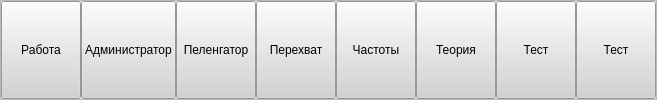
       <widget class="QFrame" name="frame">
        <property name="sizePolicy">
         <sizepolicy hsizetype="Preferred" vsizetype="Preferred">
          <horstretch>0</horstretch>
          <verstretch>0</verstretch>
         </sizepolicy>
        </property>
        <property name="frameShape">
         <enum>QFrame::StyledPanel</enum>
        </property>
        <property name="frameShadow">
         <enum>QFrame::Raised</enum>
        </property>
        <layout class="QHBoxLayout" name="horizontalLayout">
         <property name="spacing">
          <number>0</number>
         </property>
         <property name="leftMargin">
          <number>0</number>
         </property>
         <property name="topMargin">
          <number>0</number>
         </property>
         <property name="rightMargin">
          <number>0</number>
         </property>
         <property name="bottomMargin">
          <number>0</number>
         </property>
         <item>
          <widget class="QPushButton" name="btn_rabota">
           <property name="sizePolicy">
            <sizepolicy hsizetype="Preferred" vsizetype="Preferred">
             <horstretch>0</horstretch>
             <verstretch>0</verstretch>
            </sizepolicy>
           </property>
           <property name="cursor">
            <cursorShape>PointingHandCursor</cursorShape>
           </property>
           <property name="styleSheet">
            <string notr="true">background-color: rgb(210, 210, 210)</string>
           </property>
           <property name="text">
            <string>Работа</string>
           </property>
          </widget>
         </item>
         <item>
          <widget class="QPushButton" name="btn_administrator">
           <property name="sizePolicy">
            <sizepolicy hsizetype="Preferred" vsizetype="Preferred">
             <horstretch>0</horstretch>
             <verstretch>0</verstretch>
            </sizepolicy>
           </property>
           <property name="cursor">
            <cursorShape>PointingHandCursor</cursorShape>
           </property>
           <property name="styleSheet">
            <string notr="true">background-color: rgb(210, 210, 210)</string>
           </property>
           <property name="text">
            <string>Администратор</string>
           </property>
          </widget>
         </item>
         <item>
          <widget class="QPushButton" name="btn_peleng">
           <property name="sizePolicy">
            <sizepolicy hsizetype="Preferred" vsizetype="Preferred">
             <horstretch>0</horstretch>
             <verstretch>0</verstretch>
            </sizepolicy>
           </property>
           <property name="cursor">
            <cursorShape>PointingHandCursor</cursorShape>
           </property>
           <property name="styleSheet">
            <string notr="true">background-color: rgb(210, 210, 210)</string>
           </property>
           <property name="text">
            <string>Пеленгатор</string>
           </property>
          </widget>
         </item>
         <item>
          <widget class="QPushButton" name="btn_perehvat">
           <property name="sizePolicy">
            <sizepolicy hsizetype="Preferred" vsizetype="Preferred">
             <horstretch>0</horstretch>
             <verstretch>0</verstretch>
            </sizepolicy>
           </property>
           <property name="cursor">
            <cursorShape>PointingHandCursor</cursorShape>
           </property>
           <property name="styleSheet">
            <string notr="true">background-color: rgb(210, 210, 210)</string>
           </property>
           <property name="text">
            <string>Перехват</string>
           </property>
          </widget>
         </item>
         <item>
          <widget class="QPushButton" name="btn_frequencies">
           <property name="sizePolicy">
            <sizepolicy hsizetype="Preferred" vsizetype="Preferred">
             <horstretch>0</horstretch>
             <verstretch>0</verstretch>
            </sizepolicy>
           </property>
           <property name="cursor">
            <cursorShape>PointingHandCursor</cursorShape>
           </property>
           <property name="styleSheet">
            <string notr="true">background-color: rgb(210, 210, 210)</string>
           </property>
           <property name="text">
            <string>Частоты</string>
           </property>
          </widget>
         </item>
         <item>
          <widget class="QPushButton" name="btn_theory">
           <property name="sizePolicy">
            <sizepolicy hsizetype="Preferred" vsizetype="Preferred">
             <horstretch>0</horstretch>
             <verstretch>0</verstretch>
            </sizepolicy>
           </property>
           <property name="cursor">
            <cursorShape>PointingHandCursor</cursorShape>
           </property>
           <property name="styleSheet">
            <string notr="true">background-color: rgb(210, 210, 210)</string>
           </property>
           <property name="text">
            <string>Теория</string>
           </property>
          </widget>
         </item>
         <item>
          <widget class="QPushButton" name="btn_test_1">
           <property name="sizePolicy">
            <sizepolicy hsizetype="Preferred" vsizetype="Preferred">
             <horstretch>0</horstretch>
             <verstretch>0</verstretch>
            </sizepolicy>
           </property>
           <property name="cursor">
            <cursorShape>PointingHandCursor</cursorShape>
           </property>
           <property name="styleSheet">
            <string notr="true">background-color: rgb(210, 210, 210)</string>
           </property>
           <property name="text">
            <string>Тест</string>
           </property>
          </widget>
         </item>
         <item>
          <widget class="QPushButton" name="btn_test_2">
           <property name="sizePolicy">
            <sizepolicy hsizetype="Preferred" vsizetype="Preferred">
             <horstretch>0</horstretch>
             <verstretch>0</verstretch>
            </sizepolicy>
           </property>
           <property name="cursor">
            <cursorShape>PointingHandCursor</cursorShape>
           </property>
           <property name="styleSheet">
            <string notr="true">background-color: rgb(210, 210, 210)</string>
           </property>
           <property name="text">
            <string>Тест</string>
           </property>
          </widget>
         </item>
        </layout>
       </widget>
